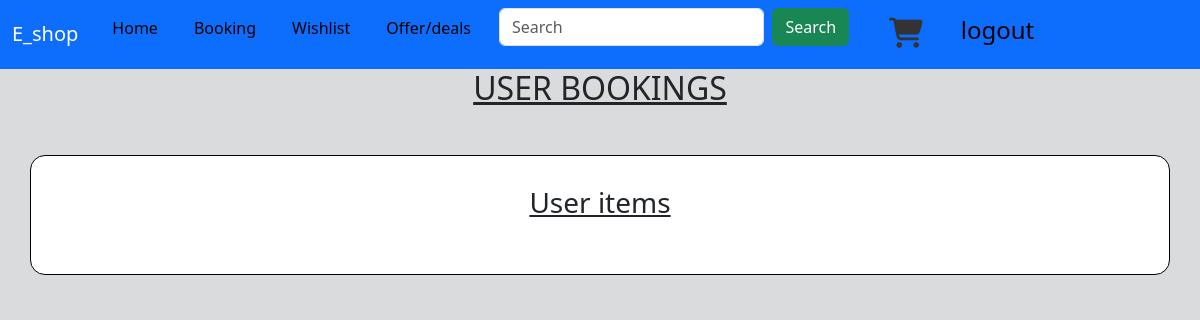
The page /admin_vew_booking on the database as committed earlier.
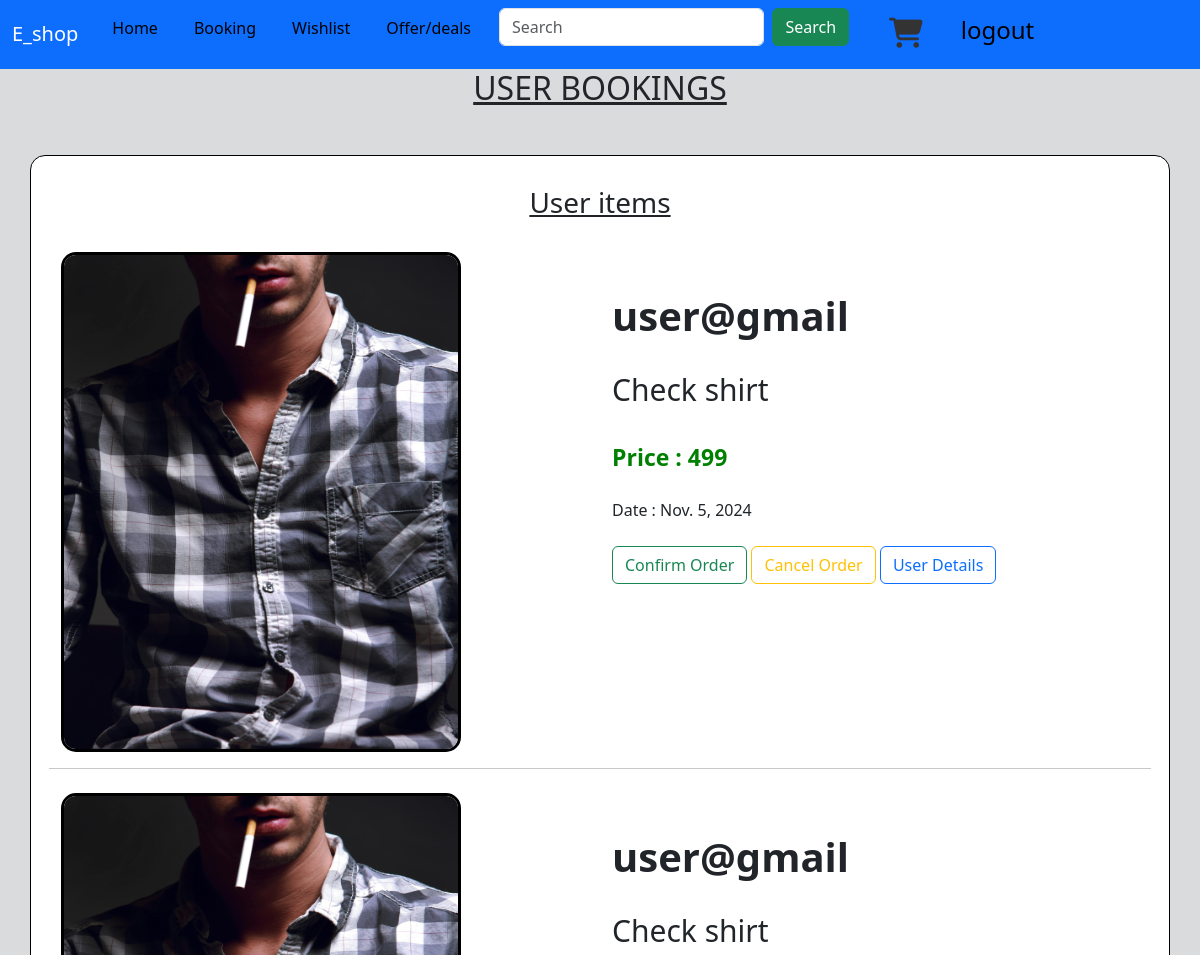
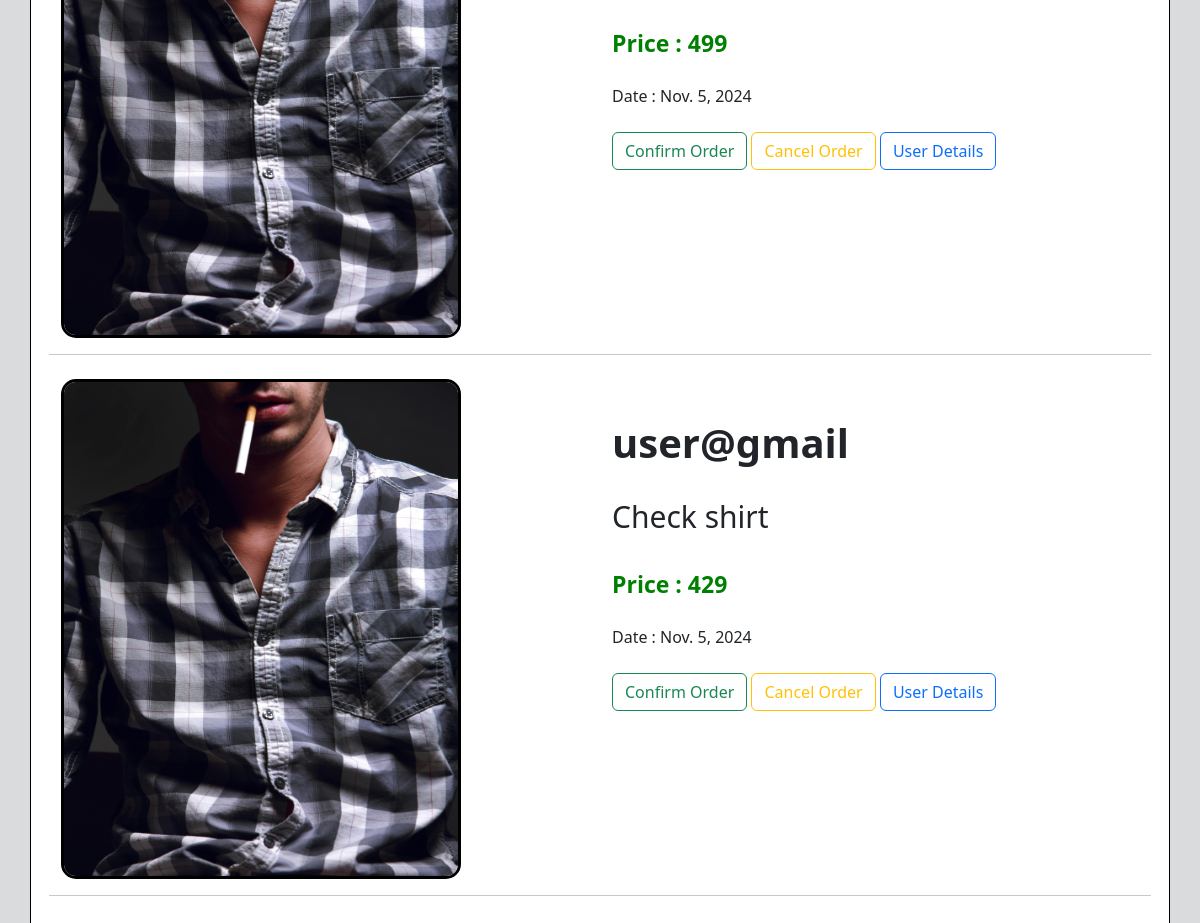
The same page on the database as committed later (2 pictures, top to bottom).
### app/models.py (models this page shows)
class Buy(models.Model):
    user=models.ForeignKey(User,on_delete=models.CASCADE)
    products=models.ForeignKey(product,on_delete=models.CASCADE)
    price=models.IntegerField()             ##price is added bcs it should not change when product price incres after buying
    date=models.DateField(auto_now_add=True)

class product (models.Model):
    pro_id=models.TextField()
    name=models.TextField()
    price=models.IntegerField()
    offer_price=models.IntegerField()
    img=models.FileField()

### app/views.py (the view)
# urls.py: path('admin_vew_booking',views.admin_view_booking),
def admin_view_booking(req):
    user=User.objects.all()
    bookings=Buy.objects.all()[::-1] #[:3]  # thhis is used to limit the images to 3
    return render(req,'shop/admin_booking.html',{'user':user,'data':bookings})

### templates/shop/admin_booking.html (shortened to what this page needs)
<!DOCTYPE html>
<html lang="en">
<head>
    <link href="https://cdn.jsdelivr.net/npm/bootstrap@5.3.3/dist/css/bootstrap.min.css" rel="stylesheet">
    <link rel="stylesheet" href="https://cdnjs.cloudflare.com/ajax/libs/font-awesome/6.6.0/css/all.min.css">
</head>
<body>
    <nav class="navbar navbar-expand-sm bg-primary navbar-dark">
        <div class="container-fluid">
          <a class="navbar-brand" href="#">E_shop</a>
          <div class="collapse navbar-collapse" id="collapsibleNavbar">
            <ul class="navbar-nav">
              <li class="nav-item">
                <a class="nav-link" href="shop_home">Home</a>
              </li>
              <li class="nav-item">
                <a class="nav-link" href="#">Booking</a>
              </li>
              <li class="nav-item">
                <a class="nav-link" href="#">Wishlist</a>
              </li>
              <li class="nav-item">
                <a class="nav-link" href="#">Offer/deals</a>
              </li>
              <div class="">
                <li class="nav-item" id="search">
                  <form class="d-flex" role="search" action="search" method="post">
                    <input class="form-control me-2" type="search" name="search" placeholder="Search" aria-label="Search">
                    <button class="btn btn-success" type="submit">Search</button>
                  </form>
                </li>
              </div>
              <li class="nav-item">
                <a href=""><i class="fa-solid fa-cart-shopping" id="cart"></i></a>
              </li>
              <li class="nav-item">
                <a id="logout" class="logout nav-link" href="logout">
                  <h4>logout</h4>
                </a>
              </li>
            </ul>
          </div>
        </div>
      </nav>
      <h2 class="text-center">USER BOOKINGS</h2>
      <div class="container mt-5">
        <h3 class="item text-center mb-4">User items</h3>
        <div class="row">
          {% for i in data %}
      <div class="col-lg-6 mt-2">
        <img src="{{i.products.img.url}}" class="product_img" alt="" style="width:400px; height: 500px;">
      </div>
      <div class="col-lg-6 mt-5">
        <h4 class="user_name">{{i.user.username}}</h4><br>
        <h4 class="product_name">{{i.products.name}}</h4><br>
       <p class="offer_price" style="display: inline;"> Price : {{i.price}}</p><br><br>
       <p class="Date" style="display: inline;"> Date : {{i.date}}</p><br><br>
       <a href="#" class="btn btn-outline-success">Confirm Order</a>
        <a href="#" class="btn btn-outline-warning">Cancel Order</a>
        <a href="#" class="btn btn-outline-primary">User Details</a>
    </div>
    <hr class="mt-3">
    {% endfor %}
</body>
</html>

### templates/shop/admin_booking.html (style rules this page uses)
body { background-color: #dadbdd; }
#cart { font-size: 30px; margin-top: 10px; margin-right: 10px; margin-left: 20px; color: #333; }
#logout { margin-left: auto; }
li { margin-left: 10px; margin-right: 10px; }
.nav-link { color: #000; }
#search { width: 350px; }
h2 { text-align: center; text-decoration: underline; }
a { text-decoration: none; color: white; }
.container { background-color: white; padding: 30px; border: 1px solid black; border-radius: 15px; }
.product_name { font-size: 30px; }
.text-center { text-decoration: underline; }
.offer_price { font-size: 23px; color: green; font-weight: bold; }
.product_img { border: 3px solid black; border-radius: 15px; }
.user_name { font-size: 40px; font-weight: bold; }

Rows that differ between the two databases and show on the page:
added Buy: products.img (picture), user.username "user@gmail", products.name "Check shirt", price "499", date "Nov. 5, 2024"
added Buy: products.img (picture), user.username "user@gmail", products.name "Check shirt", price "499", date "Nov. 5, 2024"
added Buy: products.img (picture), user.username "user@gmail", products.name "Check shirt", price "429", date "Nov. 5, 2024"
